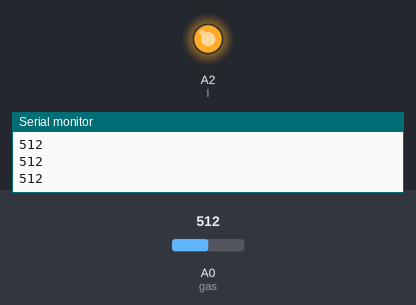
The sketch below on a simulated Arduino Uno, built with avr-gcc and run on an emulated ATmega328P. Shown: output pins drawn as LEDs (lit = HIGH), the last lines printed to the serial monitor. Inputs (shaded band) come from the test bench; at power-on: A0 (gas) = 512.

Above: at 1.2 s.
1.3 s: A0 (gas) set to 412
2.8 s: A0 (gas) set to 382
At 4.0 s:
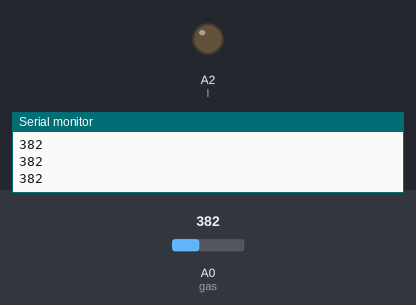
4.3 s: A0 (gas) set to 410
At 5.2 s:
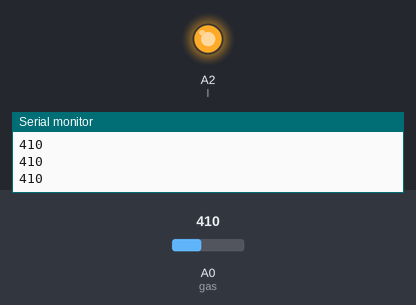
5.8 s: A0 (gas) set to 390
At 6.4 s:
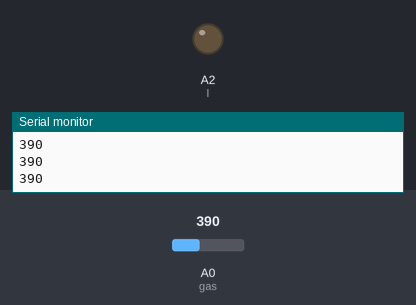
Timing chart, 0 to 8.3 s (numbered marks = the images above; inputs shaded):
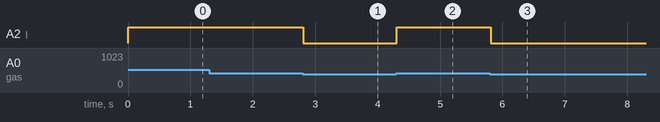

The sketch:

gasSensing.ino
```cpp
#include<SoftwareSerial.h>
int l=A2;
int gas=A0;

void setup() {
  // put your setup code here, to run once:
  Serial.begin(9600);
  pinMode(gas,INPUT);
  pinMode(l,OUTPUT);
}

void loop() {
  // put your main code here, to run repeatedly:
  int x=analogRead(gas);
  Serial.println(x);

  if(x>400){
    digitalWrite(l,HIGH);
    // delay(1000);
    // digitalWrite(l,LOW);
  }
  else{
    digitalWrite(l,LOW);
  }
}
```

Measured:
- the behaviour switches between 401 and 400 on A0 (gas) (found by bisection; images 0 and 1)
- after the input at 2.8 s, A2 (l): HIGH → LOW at once
- after the input at 4.3 s, A2 (l): LOW → HIGH at once
- after the input at 5.8 s, A2 (l): HIGH → LOW at once
